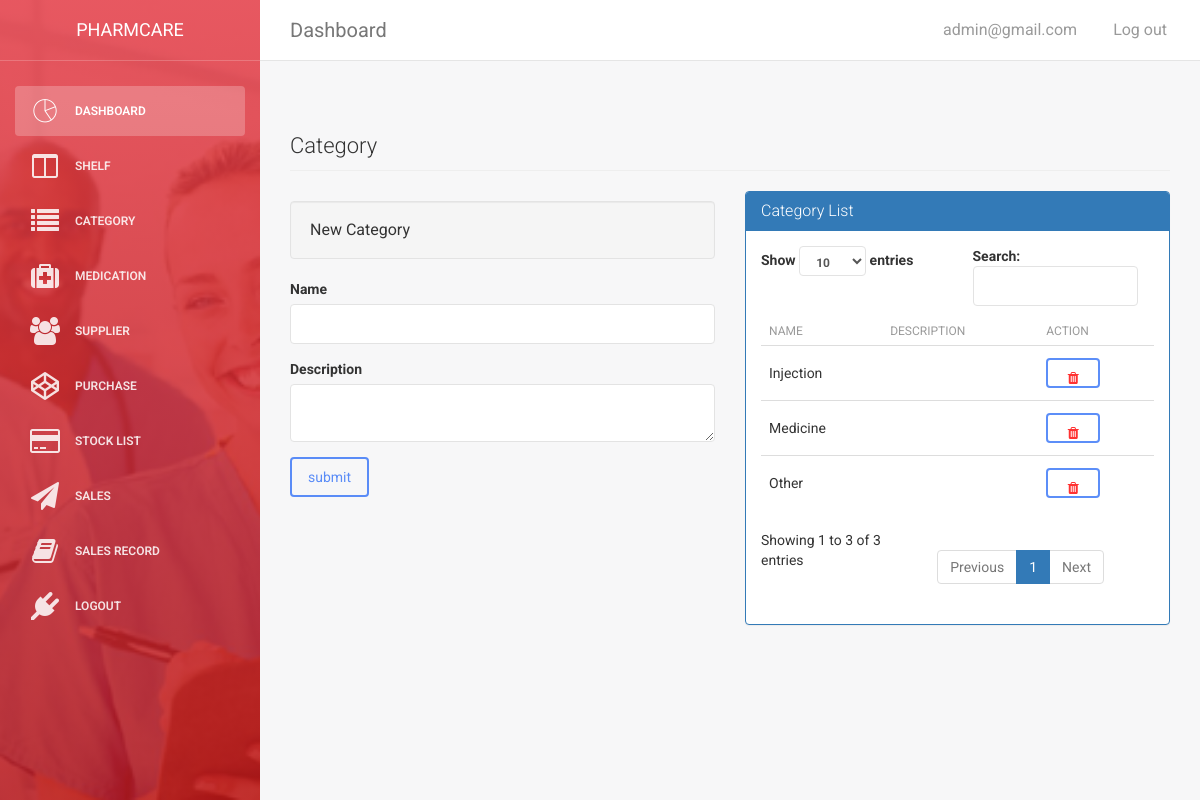
The app's page /admin/administrator/category.php (signed in) with its own data.
### tables this page shows
CREATE TABLE `category` (
  `id` int(11) NOT NULL,
  `name` varchar(255) NOT NULL,
  `description` varchar(255) NOT NULL
);

### admin/administrator/category.php (the view, shortened to what this page needs)
<?php include("../includes/admin_header.php");?>
<?php include("../includes/admin_sidebar.php"); ?>
<div class="content">
    <div class="container-fluid">
        <h4 class="page-header">
        Category
        </h4>
        <div class="row">
        <div class="col-md-6">
           <h5 class="well">New Category</h5>
            <form action="" method="post">
                <div class="form-group">
                    <label for="name">Name</label>
                    <input type="text" name="name" class="form-control">
                </div>
                <div class="form-group">
                    <label for="numeric number">Description</label>
                    <textarea type="text" class="form-control" name="description"></textarea>
                </div>
                <input type="submit" name="submit" value="submit" class="btn btn-primary">
            </form>
        </div>
         <div class="col-md-6">
            <div class="panel panel-primary">
                  <div class="panel-heading">
                        <h3 class="panel-title">Category List</h3>
                  </div>
                  <div class="panel-body">
                     <table class="table" id="myTable">
                        <thead>
                          <tr>
                            <th>Name</th>
                            <th>Description</th>
                            <th>Action</th>
                          </tr>
                        </thead>
                        <tbody>
                          <tr>
                            <?php
                            global $connection;
                            $result = mysqli_query($connection,"SELECT * FROM category ORDER BY id ASC");
                            while($row = mysqli_fetch_assoc($result)){
                                $name = $row['name'];
                                $desc = $row['description'];
                              ?>
                              <td><?php echo $name; ?></td>
                              <td><?php echo $desc ;?></td>
                            <td><?php echo "<a onClick=\"javascript: return confirm('Do you wish to delete it.') \" href='category.php?delete={$row['id']}'><button type='button' class='btn btn-primary input-sm'><span style='color:red;'><i class='fa fa-trash''></i></span></button></a>";?></td></tr><?php
                            }
                            ?>
                        </tbody>
                      </table>
                  </div>
            </div>
         </div>
        </div>
    </div>
</div>
</div>
</body>
</html>

### records on screen
category: name "Medicine"
category: name "Injection"
category: name "Other"

### other values on screen
$_SESSION['username'] "admin@gmail.com"
